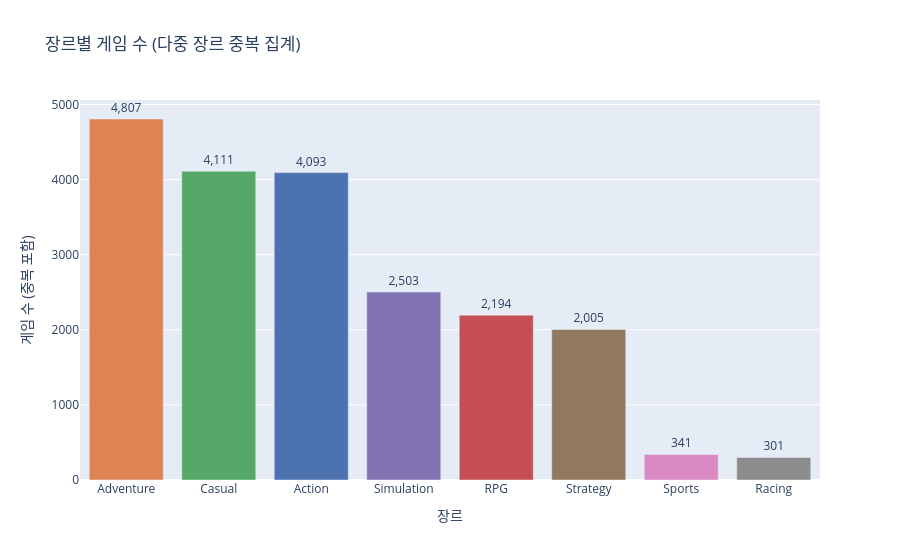

Source (notebook cell):
### Markdown cell above
## 2. 장르별 게임 수

### Code cell
genre_counts = df_multi['genre'].value_counts().reset_index()
genre_counts.columns = ['genre', 'count']

fig = px.bar(
    genre_counts,
    x='genre', y='count',
    color='genre',
    color_discrete_map=COLOR_MAP,
    text='count',
    title='장르별 게임 수 (다중 장르 중복 집계)',
    labels={'genre': '장르', 'count': '게임 수 (중복 포함)'},
)
fig.update_traces(texttemplate='%{text:,}', textposition='outside')
fig.update_layout(showlegend=False, xaxis_categoryorder='total descending')
fig.show()

### Figure 1 — Plotly figure (JSON) as saved in the notebook; plotly's stock layout.template omitted (floating-point values rounded to 4 significant figures)
{"data": [{"hovertemplate": "장르=%{x}<br>게임 수 (중복 포함)=%{text}<extra></extra>", "legendgroup": "Adventure", "marker": {"color": "#DD8452", "pattern": {"shape": ""}}, "name": "Adventure", "orientation": "v", "showlegend": true, "text": [4807.0], "textposition": "outside", "texttemplate": "%{text:,}", "type": "bar", "x": ["Adventure"], "xaxis": "x", "y": [4807], "yaxis": "y"}, {"hovertemplate": "장르=%{x}<br>게임 수 (중복 포함)=%{text}<extra></extra>", "legendgroup": "Casual", "marker": {"color": "#55A868", "pattern": {"shape": ""}}, "name": "Casual", "orientation": "v", "showlegend": true, "text": [4111.0], "textposition": "outside", "texttemplate": "%{text:,}", "type": "bar", "x": ["Casual"], "xaxis": "x", "y": [4111], "yaxis": "y"}, {"hovertemplate": "장르=%{x}<br>게임 수 (중복 포함)=%{text}<extra></extra>", "legendgroup": "Action", "marker": {"color": "#4C72B0", "pattern": {"shape": ""}}, "name": "Action", "orientation": "v", "showlegend": true, "text": [4093.0], "textposition": "outside", "texttemplate": "%{text:,}", "type": "bar", "x": ["Action"], "xaxis": "x", "y": [4093], "yaxis": "y"}, {"hovertemplate": "장르=%{x}<br>게임 수 (중복 포함)=%{text}<extra></extra>", "legendgroup": "Simulation", "marker": {"color": "#8172B2", "pattern": {"shape": ""}}, "name": "Simulation", "orientation": "v", "showlegend": true, "text": [2503.0], "textposition": "outside", "texttemplate": "%{text:,}", "type": "bar", "x": ["Simulation"], "xaxis": "x", "y": [2503], "yaxis": "y"}, {"hovertemplate": "장르=%{x}<br>게임 수 (중복 포함)=%{text}<extra></extra>", "legendgroup": "RPG", "marker": {"color": "#C44E52", "pattern": {"shape": ""}}, "name": "RPG", "orientation": "v", "showlegend": true, "text": [2194.0], "textposition": "outside", "texttemplate": "%{text:,}", "type": "bar", "x": ["RPG"], "xaxis": "x", "y": [2194], "yaxis": "y"}, {"hovertemplate": "장르=%{x}<br>게임 수 (중복 포함)=%{text}<extra></extra>", "legendgroup": "Strategy", "marker": {"color": "#937860", "pattern": {"shape": ""}}, "name": "Strategy", "orientation": "v", "showlegend": true, "text": [2005.0], "textposition": "outside", "texttemplate": "%{text:,}", "type": "bar", "x": ["Strategy"], "xaxis": "x", "y": [2005], "yaxis": "y"}, {"hovertemplate": "장르=%{x}<br>게임 수 (중복 포함)=%{text}<extra></extra>", "legendgroup": "Sports", "marker": {"color": "#DA8BC3", "pattern": {"shape": ""}}, "name": "Sports", "orientation": "v", "showlegend": true, "text": [341.0], "textposition": "outside", "texttemplate": "%{text:,}", "type": "bar", "x": ["Sports"], "xaxis": "x", "y": [341], "yaxis": "y"}, {"hovertemplate": "장르=%{x}<br>게임 수 (중복 포함)=%{text}<extra></extra>", "legendgroup": "Racing", "marker": {"color": "#8C8C8C", "pattern": {"shape": ""}}, "name": "Racing", "orientation": "v", "showlegend": true, "text": [301.0], "textposition": "outside", "texttemplate": "%{text:,}", "type": "bar", "x": ["Racing"], "xaxis": "x", "y": [301], "yaxis": "y"}], "layout": {"barmode": "relative", "legend": {"title": {"text": "장르"}, "tracegroupgap": 0}, "showlegend": false, "title": {"text": "장르별 게임 수 (다중 장르 중복 집계)"}, "xaxis": {"anchor": "y", "categoryarray": ["Adventure", "Casual", "Action", "Simulation", "RPG", "Strategy", "Sports", "Racing"], "categoryorder": "total descending", "domain": [0, 1], "title": {"text": "장르"}}, "yaxis": {"anchor": "x", "domain": [0, 1], "title": {"text": "게임 수 (중복 포함)"}}}}
